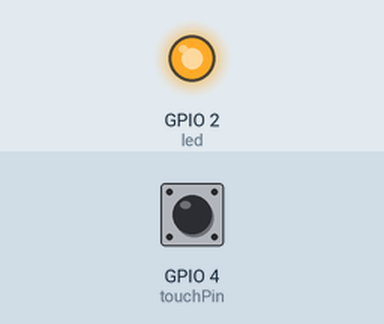
Recording of a sketch running on a simulated ESP32. Parts: output pins drawn as LEDs (lit = HIGH). The test bench sets the inputs (shaded band); at power-on: GPIO 4 (touchPin) HIGH. What the sketch prints to the serial monitor is not drawn.

Above: at 2.2 s.
2.3 s: GPIO 4 (touchPin) pulled LOW for 0.15 s
At 3.8 s:
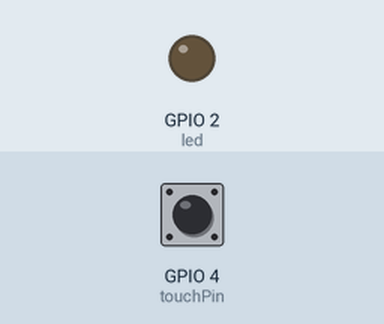
Timing chart, 0 to 5.3 s (numbered marks = the images above; inputs shaded):
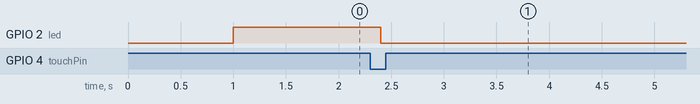

Measured:
- after the input at 2.3 s, GPIO 2 (led): HIGH → LOW after 0.10 s

The sketch:

touchTest2.ino
```cpp
/**
 * 功能：使用ESP32的触摸按键
 * 触摸传感器通道 管脚
          T0  GPIO4
          T1  GPIO0
          T2  GPIO2
          T3  MTDO
          T4  MTCK
          T5  MTDI
          T6  MTMS
          T7  GPIO27
          T8  32K_XN
          T9  32K_XP
 */
#include <WiFi.h>
#define led 2
const unsigned char touchPin = 4;
const uint8_t threshold = 20;
unsigned char Trg =0;
unsigned char Cont =0;
uint8_t  CNT =0;
void setup() {
  Serial.begin(115200);
  delay(1000);
  Serial.println("ESP32 Touch Interrupt Test");
  pinMode(led,OUTPUT);
  digitalWrite(led,HIGH);//板载led灯
  //touchAttachInterrupt(T0, gotTouch, 40);//其中40为阈值，当通道T0上的值<40时，会触发中断
}

void loop() {
   uint8_t touchValue =  touchRead(touchPin);    //unsigned char
   uint8_t   STATE =0;
   Trg = 0;
    if(touchValue < threshold){       //如果感应值大于阈值，就触发
    //    Serial.printf("touch_pad_read: %d ,led= %d \n",touchValue,digitalRead(led));  // Touch0 通道是 GPIO 4.
        STATE =1;
      Trg = STATE & (STATE ^ Cont);   // 按键触发为1
      }
     if(Trg){
      digitalWrite(led,HIGH);
     // Serial.println("短按...");
        }
     if(Cont & STATE){
       CNT++;       // 计数
       if(CNT > 100){
        digitalWrite(led,LOW);
        Serial.println("长按条件触发...");
        CNT = 0;
        }
     }
       Cont = STATE;                     // 长按触发为1
  }
void onButton(){
  digitalWrite(led,!digitalRead(led));
Serial.printf("touch_pad_read: %d ,led= %d \n",touchRead(T0),digitalRead(led));  // Touch0 通道是 GPIO 4.

  delay(80);
}
```
